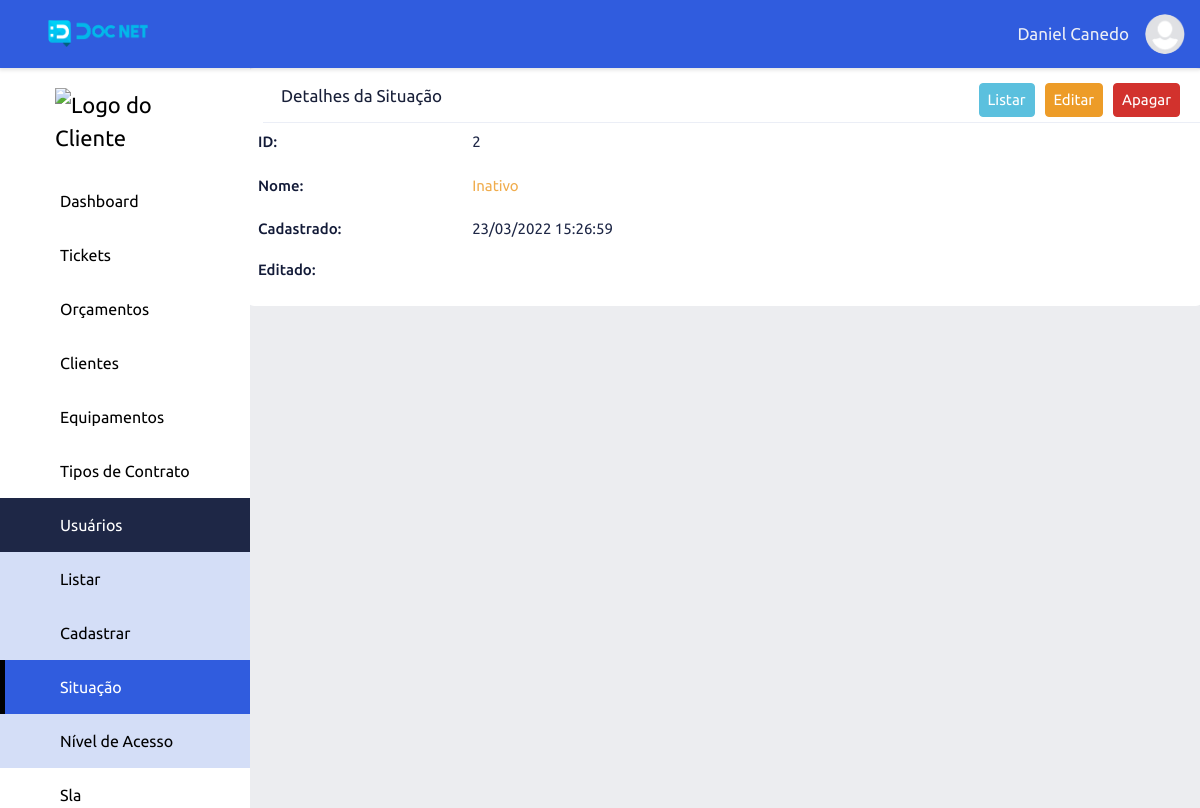
The app's page /view-sits-users/index/2 (signed in) with its own data.
### tables this page shows
CREATE TABLE `adms_levels_pages` (
  `id` int NOT NULL,
  `permission` int NOT NULL DEFAULT '2',
  `order_level_page` int NOT NULL,
  `print_menu` int NOT NULL DEFAULT '2' COMMENT '1 - Apresentar no menu, 2 - Não apresentar no menu',
  `dropdown` int NOT NULL DEFAULT '2' COMMENT '1 - Dropdow , 2 - não dropdow',
  `adms_access_level_id` int NOT NULL,
  `adms_page_id` int NOT NULL,
  `adms_items_menu_id` int NOT NULL DEFAULT '1',
  `created` datetime NOT NULL,
  `modified` datetime DEFAULT NULL
);

CREATE TABLE `adms_pages` (
  `id` int NOT NULL,
  `controller` varchar(220) NOT NULL,
  `metodo` varchar(220) NOT NULL,
  `menu_controller` varchar(220) NOT NULL,
  `menu_metodo` varchar(220) NOT NULL,
  `name_page` varchar(220) NOT NULL,
  `publish` int NOT NULL DEFAULT '2',
  `icon` varchar(45) DEFAULT NULL,
  `obs` text,
  `adms_sits_pgs_id` int NOT NULL DEFAULT '2',
  `adms_types_pgs_id` int NOT NULL,
  `adms_groups_pgs_id` int NOT NULL,
  `created` datetime NOT NULL,
  `modified` datetime DEFAULT NULL
);

CREATE TABLE `adms_items_menus` (
  `id` int NOT NULL,
  `name` varchar(220) NOT NULL,
  `icon` varchar(45) NOT NULL,
  `order_item_menu` int NOT NULL,
  `created` datetime NOT NULL,
  `modified` datetime DEFAULT NULL
);

CREATE TABLE `adms_sits_users` (
  `id` int NOT NULL,
  `name` varchar(44) NOT NULL,
  `adms_color_id` int NOT NULL,
  `created` datetime NOT NULL,
  `modified` datetime DEFAULT NULL
);

### core/ConfigController.php (called while the page is built, shortened)
<?php
class ConfigController extends Config
{
    private string $urlController;
    private string $urlMetodo;
    private string $urlParameter;
    public function __construct()
    {
        if (!empty(filter_input(INPUT_GET, 'url', FILTER_DEFAULT))) {
            $this->url = filter_input(INPUT_GET, 'url', FILTER_DEFAULT);
            $this->urlArray = explode("/", $this->url);
            if (isset($this->urlArray[0])) {
                $this->urlController = $this->slugController($this->urlArray[0]);
            } else {
                $this->urlController = $this->slugController(CONTROLLER);
            }
            if (isset($this->urlArray[1])) {
                $this->urlMetodo = $this->slugMetodo($this->urlArray[1]);
            } else {
                $this->urlMetodo = $this->slugMetodo(METODO);
            }
            if (isset($this->urlArray[2])) {
                $this->urlParameter = $this->urlArray[2];
            } else {
                $this->urlParameter = "";
            }
        } else {
            $this->urlController = $this->slugController(CONTROLLERERRO);
            $this->urlMetodo = $this->slugMetodo(METODO);
            $this->urlParameter = "";
        }
    }
    private function slugController(string $slugController): string
    {
        $this->urlSlugController = $slugController;
        $this->urlSlugController = strtolower($this->urlSlugController);
        $this->urlSlugController = str_replace("-", " ", $this->urlSlugController);
        $this->urlSlugController = ucwords($this->urlSlugController);
        $this->urlSlugController = str_replace(" ", "", $this->urlSlugController);
        return $this->urlSlugController;
    }
    private function slugMetodo(string $urlSlugMetodo): string
    {
        $this->urlSlugMetodo = $this->slugController($urlSlugMetodo);
        $this->urlSlugMetodo = lcfirst($this->urlSlugMetodo);
        return $this->urlSlugMetodo;
    }
    public function loadPage(): void
    {
        $loadPgAdm = new \Core\CarregarPgAdmLevel();
        $loadPgAdm->loadPage($this->urlController, $this->urlMetodo, $this->urlParameter);
    }
}

### index.php (called while the page is built, shortened)
<?php
$home = new Core\ConfigController();
$home->loadPage();

### app/adms/Models/helper/AdmsRead.php (called while the page is built, shortened)
<?php
class AdmsRead extends AdmsConn
{
    private string $select;
    private array $values = [];
    private object $query;
    public function fullRead(string $query, string|null $parseString = null): void
    {
        $this->select = $query;
        if (!empty($parseString)) {
            parse_str($parseString, $this->values);
        }
        $this->exeInstruction();
    }
    private function exeInstruction(): void
    {
        $this->connection();
        try {
            $this->exeParameter();
            $this->query->execute();
            $this->result = $this->query->fetchAll();
        } catch (PDOException $err) {
            $this->result = null;
        }
    }
    private function connection(): void
    {
        $this->conn = $this->connectDb();
        $this->query = $this->conn->prepare($this->select);
        $this->query->setFetchMode(PDO::FETCH_ASSOC);
    }
    private function exeParameter(): void
    {
        if ($this->values) {
            foreach ($this->values as $link => $value) {
                if (($link == 'limit') or ($link == 'offset') or ($link == 'id')) {
                    $value = (int) $value;
                }
                $this->query->bindValue(":{$link}", $value, (is_int($value) ? PDO::PARAM_INT : PDO::PARAM_STR));
            }
        }
    }
}

### app/adms/Models/helper/AdmsConn.php (called while the page is built, shortened)
<?php
abstract class AdmsConn
{
    private string $host = HOST;
    private string $user = USER;
    private string $pass = PASS;
    private string $dbname = DBNAME;
    protected function connectDb(): object
    {
        try {
            $this->connect = new PDO("mysql:host={$this->host};dbname=" . $this->dbname, $this->user, $this->pass);
            return $this->connect;
        } catch (PDOException $err) {
            die("Erro - 001: Por favor tente novamente. Caso o problema persista, entre em contato o administrador " . EMAILADM);
        }
    }
}

### app/adms/Models/helper/AdmsMenu.php (called while the page is built, shortened)
<?php
class AdmsMenu
{
    public function itemMenu(): array|null|bool
    {
        $listMenu = new \App\adms\Models\helper\AdmsRead();
        $listMenu->fullRead(
            "SELECT lev_pag.id AS id_lev_pag, lev_pag.dropdown, lev_pag.adms_page_id,
                        pag.id AS id_pag, pag.menu_controller, pag.menu_metodo, pag.name_page, pag.icon,
                        itm_men.id AS id_itm_men, itm_men.name name_itm_men, itm_men.icon icon_itm_men
                        FROM adms_levels_pages AS lev_pag
                        INNER JOIN adms_pages AS pag ON pag.id=lev_pag.adms_page_id
                        INNER JOIN adms_items_menus AS itm_men ON itm_men.id=lev_pag.adms_items_menu_id
                        WHERE ((lev_pag.adms_access_level_id =:adms_access_level_id)
                        AND (lev_pag.permission = 1))
                        AND print_menu = 1
                        AND adms_sits_pgs_id = 1
                        ORDER BY itm_men.order_item_menu, lev_pag.order_level_page ASC",
            "adms_access_level_id=" . $_SESSION['adms_access_level_id']
        );
        $this->resultBd = $listMenu->getResult();
        if ($this->resultBd) {
            return $this->resultBd;
        } else {
            return false;
        }
    }
}

### app/adms/Models/AdmsViewSitsUsers.php (called while the page is built, shortened)
<?php
class AdmsViewSitsUsers
{
    public function viewSitUser(int $id): void
    {
        $this->id = $id;
        $viewSitUser = new \App\adms\Models\helper\AdmsRead();
        $viewSitUser->fullRead("SELECT sit.id, sit.name, sit.created, sit.modified,
                            col.color
                            FROM adms_sits_users AS sit
                            INNER JOIN adms_colors AS col ON col.id=sit.adms_color_id
                            WHERE sit.id=:id
                            LIMIT :limit", "id={$this->id}&limit=1");
    }
}

### app/adms/Views/sitsUser/viewSitUser.php (the view, shortened to what this page needs)
<div class="wrapper">
    <div class="row">
        <div class="top-list">
            <span class="title-content">Detalhes da Situação</span>
            <div class="top-list-right">
                <?php
                if ($this->data['button']['list_sits_users']) {
                    echo "<a href='" . URLADM . "list-sits-users/index' class='btn-info'>Listar</a> ";
                }
                if (!empty($this->data['viewSitUser'])) {
                    if ($this->data['button']['edit_sits_users']) {
                        echo "<a href='" . URLADM . "edit-sits-users/index/" . $this->data['viewSitUser'][0]['id'] . "' class='btn-warning'>Editar</a> ";
                    }
                    if ($this->data['button']['delete_sits_users']) {
                        echo "<a href='" . URLADM . "delete-sits-users/index/" . $this->data['viewSitUser'][0]['id'] . "' onclick='return confirm(\"Tem certeza que deseja excluir este registro?\")' class='btn-danger'>Apagar</a> ";
                    }
                }
                ?>
            </div>
        </div>
        <div class="content-adm-alert">
        </div>
        <div class="content-adm">
            <?php
            if (!empty($this->data['viewSitUser'])) {
                extract($this->data['viewSitUser'][0]);
            ?>
                <div class="view-det-adm">
                    <span class="view-adm-title">ID: </span>
                    <span class="view-adm-info"><?php echo $id; ?></span>
                </div>
                <div class="view-det-adm">
                    <span class="view-adm-title">Nome: </span>
                    <span class="view-adm-info"><?php echo "<span style='color: $color;'>$name</span>"; ?></span>
                </div>
                <div class="view-det-adm">
                    <span class="view-adm-title">Cadastrado: </span>
                    <span class="view-adm-info"><?php echo date('d/m/Y H:i:s', strtotime($created)); ?></span>
                </div>
                <div class="view-det-adm">
                    <span class="view-adm-title">Editado: </span>
                    <span class="view-adm-info">
                    </span>
                </div>
            <?php
            }
            ?>
        </div>
    </div>
</div>

### app/adms/Views/include/menu.php (shortened to what this page needs)
<?php
$sidebar_active = "";
if (isset($this->data['sidebarActive'])) {
    $sidebar_active = $this->data['sidebarActive'];
}
?>
<div class="content">
    <div class="sidebar">
    <div class="logo-adm">
        <?php
        if(!empty ($_SESSION['set_clie'])){
            echo "<img src='" . URLADM . "app/adms/assets/image/logo/clientes/". $_SESSION['emp_user']."/{$_SESSION['logo_emp_prin']}' width='140' alt='Logo do Cliente'>";
        } else{
            echo "<img src='" . URLADM . "app/adms/assets/image/logo/clientes/icon_user.png' width='140' alt='Logo do Cliente'>";
        }
        ?>
    </div>
        <?php
        if ((isset($this->data['menu'])) and ($this->data['menu'])) {
            $count_drop_start = 0;
            $count_drop_end = 0;
            foreach ($this->data['menu'] as $item_menu) {
                extract($item_menu);
                $active_item_menu = "";
                if ($sidebar_active == $menu_controller) {
                    $active_item_menu = "active";
                }
                if ($dropdown == 1) {
                    if ($count_drop_start != $id_itm_men) {
                        if (($count_drop_end == 1) and ($count_drop_start != 0)) {
                            echo "</div>";
                            $count_drop_end = 0;
                        }
                        echo "<button class='dropdown-btn btn-active$id_itm_men'>";
                        echo "<i class='icon $icon_itm_men'></i><span>$name_itm_men</span><i class='fa-solid fa-caret-down'></i>";
                        echo "</button>";
                        echo "<div class='dropdown-container cont-active$id_itm_men'>";
                    }
                    echo "<a href='" . URLADM . "$menu_controller/$menu_metodo' class='sidebar-nav active$id_itm_men $active_item_menu'><i class='icon $icon'></i><span></span>$name_page</a>";
                    $count_drop_start = $id_itm_men;
                    $count_drop_end = 1;
                } else {
                    if ($count_drop_end == 1) {
                        echo "</div>";
                        $count_drop_end = 0;
                    }
                    echo "<a href='" . URLADM . "$menu_controller/$menu_metodo' class='sidebar-nav $active_item_menu'><i class='icon $icon'></i><span></span>$name_page</a>";
                }
            }
        }
        ?>
    </div>

### records on screen
adms_levels_pages: adms_page.name_page "Dashboard"
adms_levels_pages: adms_items_menu.name "Tickets"
adms_levels_pages: adms_items_menu.name "Orçamentos"
adms_levels_pages: adms_items_menu.name "Clientes"
adms_levels_pages: adms_items_menu.name "Equipamentos"
adms_levels_pages: adms_items_menu.name "Tipos de Contrato"
adms_levels_pages: adms_items_menu.name "Usuários", adms_page.name_page "Listar"
adms_levels_pages: adms_page.name_page "Cadastrar"
adms_levels_pages: adms_page.name_page "Situação"
adms_levels_pages: adms_page.name_page "Nível de Acesso"
adms_levels_pages: adms_items_menu.name "Sla"
adms_sits_users: id "2", name "Inativo", created "23/03/2022 15:26:59"

### other values on screen
$_SESSION['user_nickname'] "Daniel Canedo"
